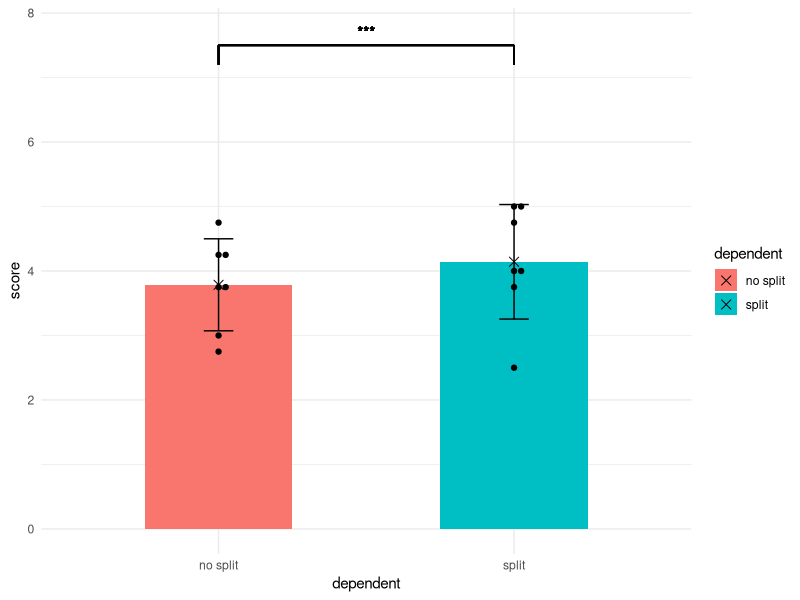
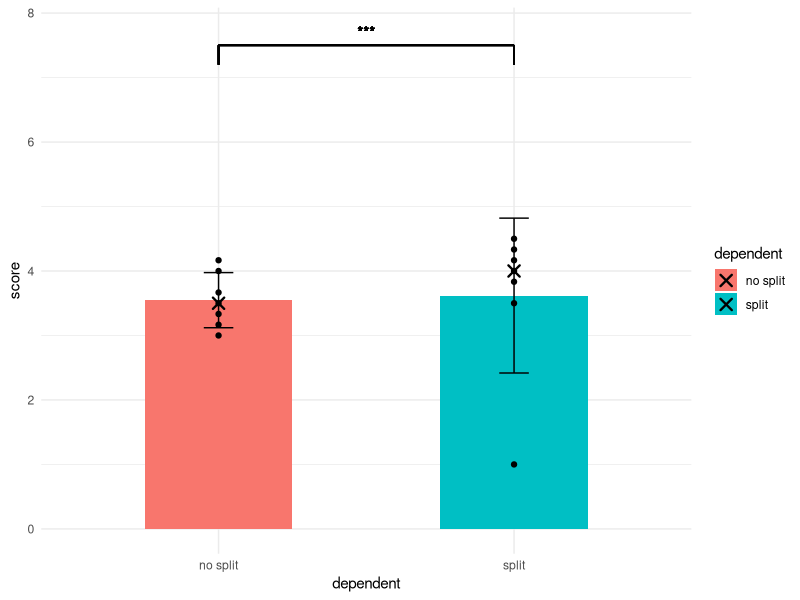

Generate these figures, in order, with R:
## ---- chunk 1
personality<-read.csv("csv/personality.csv",header = T)
functional<-read.csv("csv/functional.csv",header = T)
## ---- chunk 2
head(personality)
## ---- chunk 3
print("標準偏差",quote=F)
sd(personality$no_split)
print("最小値　第一四分位　中央値　平均値　第三四分位　最大値",quote=F)
summary((personality$no_split))
## ---- chunk 4
print("標準偏差",quote=F)
sd(personality$split)
print("最小値　第一四分位　中央値　平均値　第三四分位　最大値",quote=F)
summary((personality$split))
## ---- chunk 5
library(ggplot2)
library(ggbeeswarm)
library("ggsignif")
library(ggpubr)
## ---- chunk 6
personality_plot_data<-data.frame("dependent"=c(rep("no split",max(personality$ID)),rep("split",max(personality$ID))),"score"=c(personality$no_split,personality$split))
head(personality_plot_data)
tail(personality_plot_data)
## ---- chunk 7
ggplot(personality_plot_data,aes(x = dependent,y = score,fill=dependent))+geom_bar(stat = "summary",fun = "mean",position = position_dodge(width = 0.9),width = 0.5)+stat_summary(geom = "point", shape = 4,fun = "mean", color = "black",size=2.8)+stat_summary(geom = "errorbar",fun.data = "mean_sd",width = 0.1)+geom_beeswarm(cex = 1.2,show.legend = FALSE)+ 
  #検定結果によって変わる
  geom_text(aes(x = 1.5, y = 7.7, label = "***")) + 
  geom_segment(x = 1, xend = 1, y = 7.5, yend = 7.2) +
  geom_segment(x = 1, xend = 2, y = 7.5, yend = 7.5) +
  geom_segment(x = 2, xend = 2, y = 7.5, yend = 7.2) + theme_minimal()
## ---- chunk 8
t.test(personality$no_split,personality$split,paired = T,alternative = "two.sided",var.equal = T,conf.level = 0.95)
## ---- chunk 9
t.test(personality$no_split,personality$split,paired = T,alternative = "two.sided",var.equal = F,conf.level = 0.95)
## ---- chunk 10
wilcox.test(personality$no_split,personality$split,paired = T,alternative = "two.sided")
## ---- chunk 11
head(functional)
## ---- chunk 12
print("標準偏差",quote=F)
sd(functional$no_split)
print("最小値　第一四分位　中央値　平均値　第三四分位　最大値",quote=F)
summary((functional$no_split))
## ---- chunk 13
print("標準偏差",quote=F)
sd(functional$split)
print("最小値　第一四分位　中央値　平均値　第三四分位　最大値",quote=F)
summary((functional$split))
## ---- chunk 14
t.test(functional$no_split,functional$split,paired = T,alternative = "two.sided",var.equal = T,conf.level = 0.95)
## ---- chunk 15
t.test(functional$no_split,functional$split,paired = T,alternative = "two.sided",var.equal = F,conf.level = 0.95)
## ---- chunk 16
library(coin)
## ---- chunk 17
functional_analysis_data<-data.frame("dependent"=factor(c(rep(0,max(functional$ID)),rep(1,max(functional$ID)))),"score"=c(functional$no_split,functional$split))
head(functional_analysis_data)
tail(functional_analysis_data)
## ---- chunk 18
wilcox_test(score ~ dependent,data=functional_analysis_data,paired = T,alternative = "two.sided",distribution="exact")
## ---- chunk 19
functional_plot_data<-data.frame("dependent"=c(rep("no split",max(functional$ID)),rep("split",max(functional$ID))),"score"=c(functional$no_split,functional$split))
head(functional_plot_data)
tail(functional_plot_data)
## ---- chunk 20
ggplot(functional_plot_data,aes(x = dependent,y = score,fill=dependent))+geom_bar(stat = "summary",fun = "mean",position = position_dodge(width = 0.9),width = 0.5)+stat_summary(geom = "point", shape = 4,fun = "median", color = "black",size=3,stroke=1.2)+stat_summary(geom = "errorbar",fun.data = "mean_sd",width = 0.1)+geom_beeswarm(cex = 1.2,show.legend = FALSE)+ 
  #検定結果によって変わる
  geom_text(aes(x = 1.5, y = 7.7, label = "***")) + 
  geom_segment(x = 1, xend = 1, y = 7.5, yend = 7.2) +
  geom_segment(x = 1, xend = 2, y = 7.5, yend = 7.5) +
  geom_segment(x = 2, xend = 2, y = 7.5, yend = 7.2) + theme_minimal()
